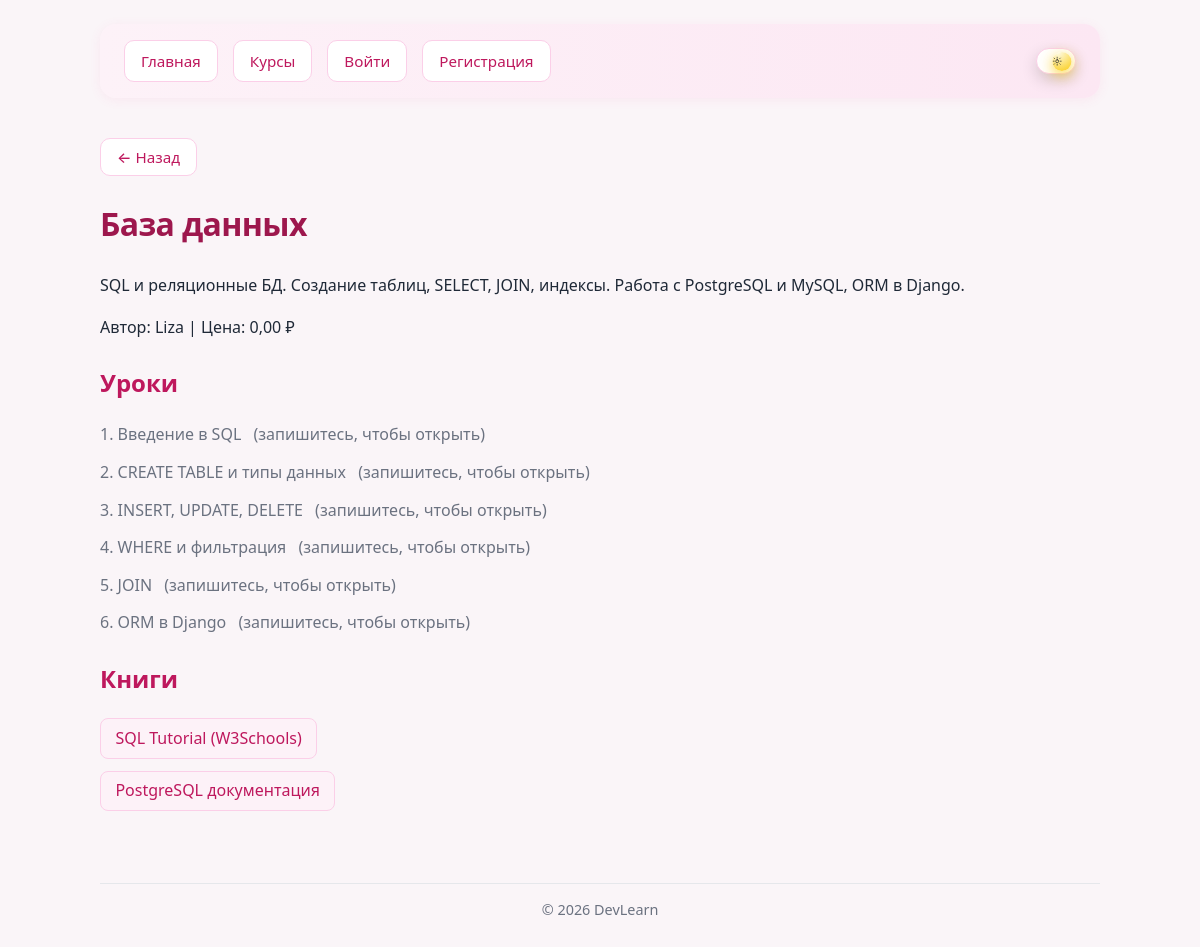
Before: /courses/5/ with the older database file.
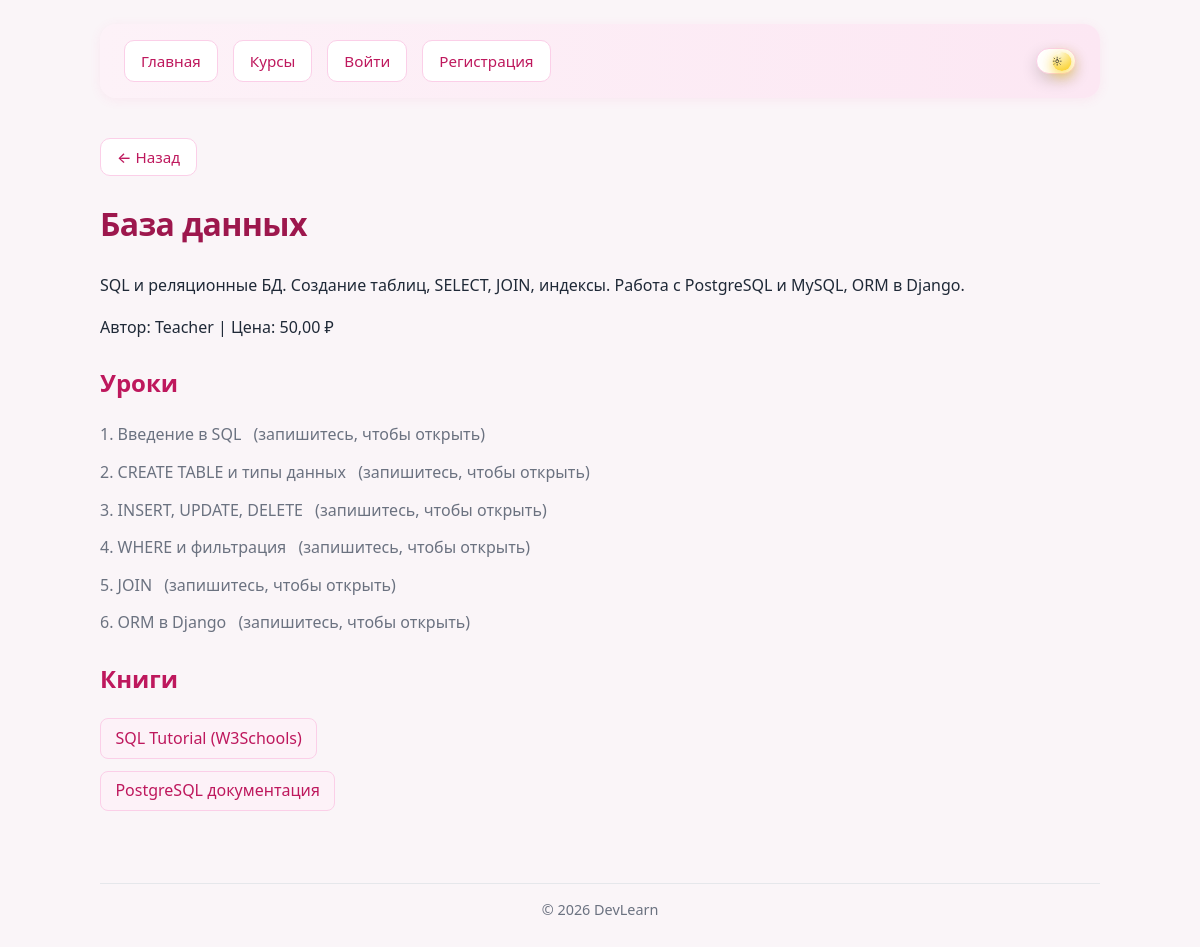
After: the same page with the newer database file.
### courses/models.py (models this page shows, shortened)
class Course(models.Model):
    title = models.CharField("Название", max_length=100)
    description = models.TextField("Описание", blank=True)
    category = models.ForeignKey(
        "Category",
        on_delete=models.SET_NULL,
        null=True,
        blank=True,
        related_name="courses",
        verbose_name="Категория",
    )
    author = models.ForeignKey(
        settings.AUTH_USER_MODEL,
        on_delete=models.CASCADE,
        related_name="authored_courses",
        verbose_name="Автор",
    )
    price = models.DecimalField(
        "Цена",
        max_digits=10,
        decimal_places=2,
        default=0,
    )
    created_at = models.DateTimeField(auto_now_add=True)
    class Meta:
        ordering = ["-created_at"]

### courses/views.py (the view)
# urls.py: path("<int:pk>/", views.CourseDetailView.as_view(), name="course_detail"),
class CourseDetailView(DetailView):
    model = Course
    template_name = "courses/course_detail.html"
    context_object_name = "course"
    def get_queryset(self):
        return Course.objects.prefetch_related("lessons", "books").select_related("author", "category")
    def get_context_data(self, **kwargs):
        context = super().get_context_data(**kwargs)
        user = self.request.user
        context["is_enrolled"] = False
        if user.is_authenticated:
            context["is_enrolled"] = Enrollment.objects.filter(
                student=user, course=self.object
            ).exists()
        return context

### users/context_processors.py (called while the page is built)
def user_role(request):
    is_teacher = False
    if request.user.is_authenticated:
        profile = getattr(request.user, "profile", None)
        is_teacher = profile and profile.role == "teacher"
    return {"is_teacher": is_teacher}

### courses/templates/courses/course_detail.html (shortened to what this page needs)
{% extends "base.html" %}
{% block content %}
<h1>{{ course.title }}</h1>
<p>{{ course.description }}</p>
<p>Автор: {{ course.author.username }} | Цена: {{ course.price }} ₽</p>
<h2>Уроки</h2>
<ul class="lesson-list">
    {% for lesson in course.lessons.all %}
    <li class="lesson-item">
        {% if is_enrolled %}
            <a href="{% url 'courses:lesson_detail' lesson.pk %}" class="btn-lesson">{{ lesson.title }}</a>
        {% else %}
            <span class="lesson-locked">{{ lesson.title }}</span> <em class="course-meta">(запишитесь, чтобы открыть)</em>
        {% endif %}
    </li>
    {% empty %}
    <li class="lesson-item">Уроков пока нет.</li>
    {% endfor %}
</ul>
{% if course.books.all %}
<h2>Книги</h2>
<ul class="book-list">
    {% for book in course.books.all %}
    <li class="book-item"><a href="{% url 'courses:book_redirect' book.pk %}" class="btn-book" target="_blank" rel="noopener">{{ book.title }}</a></li>
    {% endfor %}
</ul>
{% endif %}
{% endblock %}

Changed rows visible on the page:
changed Course "База данных": author.username "Liza" → "Teacher"; price "0,00" → "50,00"
